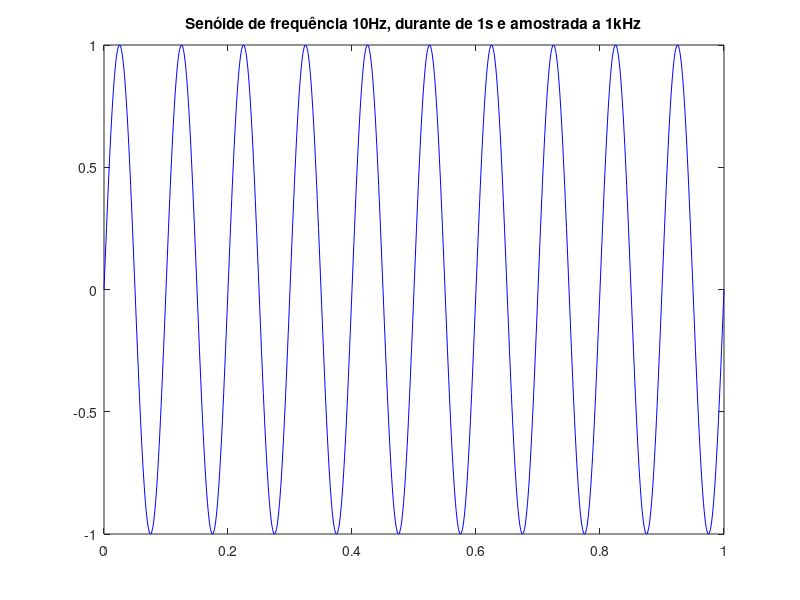
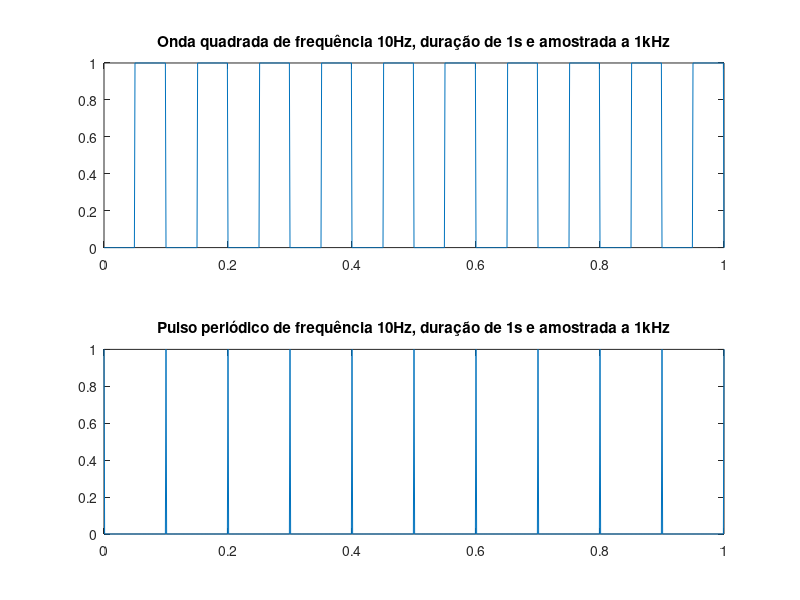

The MATLAB script that drew these images, in order:
% Carrega o pacote de controle para Octave
pkg load control;

% Fecha todas as janelas de gráfico abertas, se houver
close all;

% Limpa todas as variáveis da área de trabalho
clear all;

% Definição da frequência do sinal de entrada
sigfreq = 10;
tau = 1/sigfreq; % Período do sinal

% Frequência de amostragem
sampfreq = 1000;
Ts = 1/sampfreq; % Período de amostragem

% Duração do sinal
Tf = 1;

% Gera um sinal senoidal
[u, t] = gensig('sin', tau, Tf, Ts);

% Plota o sinal senoidal
figure;
plot(t, u, 'b');
% Cria o título para o gráfico
tt = sprintf(['Senóide de frequência %dHz, durante de %ds e amostrada a %dkHz'], sigfreq, Tf, sampfreq/1000);
title(tt);

% Gera um sinal quadrado e um sinal de pulso periódico
[u1, t] = gensig('square', tau, Tf, Ts);
[u2, t] = gensig('pulse', tau, Tf, Ts);

% Plota o sinal quadrado e o sinal de pulso periódico em subplots
figure;
subplot(2, 1, 1);
plot(t, u1);
% Cria o título para o subplot do sinal quadrado
tt = sprintf(['Onda quadrada de frequência %dHz, duração de %ds e amostrada a %dkHz'], sigfreq, Tf, sampfreq/1000);
title(tt);

subplot(2, 1, 2);
plot(t, u2);
% Cria o título para o subplot do sinal de pulso periódico
tt = sprintf(['Pulso periódico de frequência %dHz, duração de %ds e amostrada a %dkHz'], sigfreq, Tf, sampfreq/1000);
title(tt);

